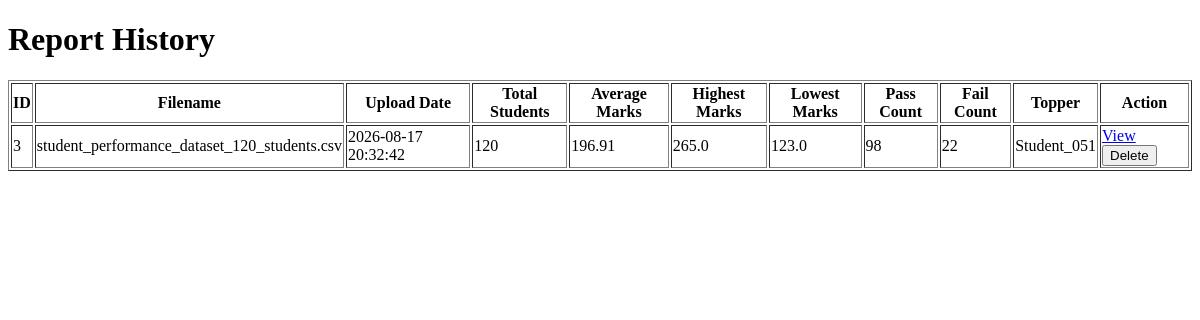
Before: /history with the older database file.
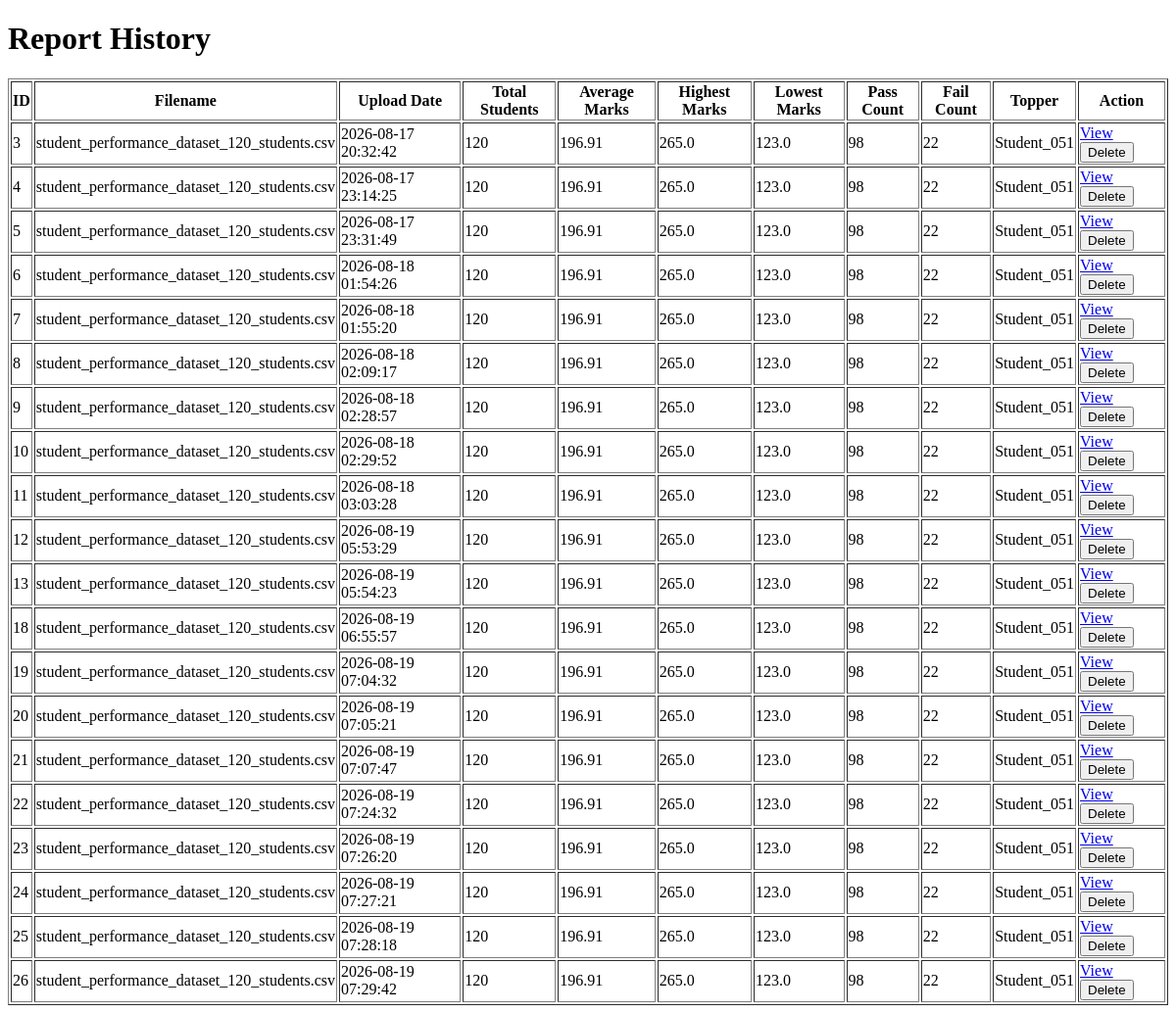
After: the same page with the newer database file.
### tables this page shows
CREATE TABLE reports (
        id INTEGER PRIMARY KEY AUTOINCREMENT,
        filename TEXT NOT NULL,
        upload_date TEXT NOT NULL,
        total_students INTEGER,
        average_marks REAL,
        highest_marks REAL,
        lowest_marks REAL,
        pass_count INTEGER,
        fail_count INTEGER,
        topper TEXT
    );

### app.py (the view)
@app.route("/history")
def report_history():
    reports = get_all_reports()
    return render_template(
        "history.html",
        reports=reports
    )

### database.py (called while the page is built)
def get_connection():
    connection = sqlite3.connect("student_analytics.db")
    connection.row_factory = sqlite3.Row
    return connection

def get_all_reports():
    connection = get_connection()
    cursor = connection.cursor()
    cursor.execute("SELECT * FROM reports")
    reports = cursor.fetchall()
    connection.close()
    return reports

### templates/history.html (shortened to what this page needs)
<!DOCTYPE html>
<html lang="en">
<head>
</head>
<body>
    <h1>Report History</h1>
    {% if reports %}
        <table border="1">
            <thead>
                <tr>
                    <th>ID</th>
                    <th>Filename</th>
                    <th>Upload Date</th>
                    <th>Total Students</th>
                    <th>Average Marks</th>
                    <th>Highest Marks</th>
                    <th>Lowest Marks</th>
                    <th>Pass Count</th>
                    <th>Fail Count</th>
                    <th>Topper</th>
                    <th>Action</th>
                </tr>
            </thead>
            <tbody>
                {% for report in reports %}
                    <tr>
                        <td>{{ report["id"] }}</td>
                        <td>{{ report["filename"] }}</td>
                        <td>{{ report["upload_date"] }}</td>
                        <td>{{ report["total_students"] }}</td>
                        <td>{{ report["average_marks"] }}</td>
                        <td>{{ report["highest_marks"] }}</td>
                        <td>{{ report["lowest_marks"] }}</td>
                        <td>{{ report["pass_count"] }}</td>
                        <td>{{ report["fail_count"] }}</td>
                        <td>{{ report["topper"] }}</td>
                        <td>
                            <a href="/history/{{ report['id'] }}">
                                View
                            </a>
                            <form
                                action="/history/delete/{{ report['id'] }}"
                                method="POST"
                                style="display: inline;"
                            >
                                <button type="submit">
                                    Delete
                                </button>
                            </form>
                        </td>
                    </tr>
                {% endfor %}
            </tbody>
        </table>
    {% else %}
        <p>No reports available.</p>
    {% endif %}
</body>
</html>

Changed rows visible on the page:
added reports: id "4", filename "student_performance_dataset_120_students.csv", upload_date "2026-08-17 23:14:25", total_students "120", average_marks "196.91", highest_marks "265.0", lowest_marks "123.0", pass_count "98", fail_count "22", topper "Student_051"
added reports: id "5", filename "student_performance_dataset_120_students.csv", upload_date "2026-08-17 23:31:49", total_students "120", average_marks "196.91", highest_marks "265.0", lowest_marks "123.0", pass_count "98", fail_count "22", topper "Student_051"
added reports: id "6", filename "student_performance_dataset_120_students.csv", upload_date "2026-08-18 01:54:26", total_students "120", average_marks "196.91", highest_marks "265.0", lowest_marks "123.0", pass_count "98", fail_count "22", topper "Student_051"
added reports: id "7", filename "student_performance_dataset_120_students.csv", upload_date "2026-08-18 01:55:20", total_students "120", average_marks "196.91", highest_marks "265.0", lowest_marks "123.0", pass_count "98", fail_count "22", topper "Student_051"
added reports: id "8", filename "student_performance_dataset_120_students.csv", upload_date "2026-08-18 02:09:17", total_students "120", average_marks "196.91", highest_marks "265.0", lowest_marks "123.0", pass_count "98", fail_count "22", topper "Student_051"
added reports: id "9", filename "student_performance_dataset_120_students.csv", upload_date "2026-08-18 02:28:57", total_students "120", average_marks "196.91", highest_marks "265.0", lowest_marks "123.0", pass_count "98", fail_count "22", topper "Student_051"
added reports: id "10", filename "student_performance_dataset_120_students.csv", upload_date "2026-08-18 02:29:52", total_students "120", average_marks "196.91", highest_marks "265.0", lowest_marks "123.0", pass_count "98", fail_count "22", topper "Student_051"
added reports: id "11", filename "student_performance_dataset_120_students.csv", upload_date "2026-08-18 03:03:28", total_students "120", average_marks "196.91", highest_marks "265.0", lowest_marks "123.0", pass_count "98", fail_count "22", topper "Student_051"
added reports: id "12", filename "student_performance_dataset_120_students.csv", upload_date "2026-08-19 05:53:29", total_students "120", average_marks "196.91", highest_marks "265.0", lowest_marks "123.0", pass_count "98", fail_count "22", topper "Student_051"
added reports: id "13", filename "student_performance_dataset_120_students.csv", upload_date "2026-08-19 05:54:23", total_students "120", average_marks "196.91", highest_marks "265.0", lowest_marks "123.0", pass_count "98", fail_count "22", topper "Student_051"
added reports: id "18", filename "student_performance_dataset_120_students.csv", upload_date "2026-08-19 06:55:57", total_students "120", average_marks "196.91", highest_marks "265.0", lowest_marks "123.0", pass_count "98", fail_count "22", topper "Student_051"
added reports: id "19", filename "student_performance_dataset_120_students.csv", upload_date "2026-08-19 07:04:32", total_students "120", average_marks "196.91", highest_marks "265.0", lowest_marks "123.0", pass_count "98", fail_count "22", topper "Student_051"
added reports: id "20", filename "student_performance_dataset_120_students.csv", upload_date "2026-08-19 07:05:21", total_students "120", average_marks "196.91", highest_marks "265.0", lowest_marks "123.0", pass_count "98", fail_count "22", topper "Student_051"
added reports: id "21", filename "student_performance_dataset_120_students.csv", upload_date "2026-08-19 07:07:47", total_students "120", average_marks "196.91", highest_marks "265.0", lowest_marks "123.0", pass_count "98", fail_count "22", topper "Student_051"
added reports: id "22", filename "student_performance_dataset_120_students.csv", upload_date "2026-08-19 07:24:32", total_students "120", average_marks "196.91", highest_marks "265.0", lowest_marks "123.0", pass_count "98", fail_count "22", topper "Student_051"
added reports: id "23", filename "student_performance_dataset_120_students.csv", upload_date "2026-08-19 07:26:20", total_students "120", average_marks "196.91", highest_marks "265.0", lowest_marks "123.0", pass_count "98", fail_count "22", topper "Student_051"
added reports: id "24", filename "student_performance_dataset_120_students.csv", upload_date "2026-08-19 07:27:21", total_students "120", average_marks "196.91", highest_marks "265.0", lowest_marks "123.0", pass_count "98", fail_count "22", topper "Student_051"
added reports: id "25", filename "student_performance_dataset_120_students.csv", upload_date "2026-08-19 07:28:18", total_students "120", average_marks "196.91", highest_marks "265.0", lowest_marks "123.0", pass_count "98", fail_count "22", topper "Student_051"
added reports: id "26", filename "student_performance_dataset_120_students.csv", upload_date "2026-08-19 07:29:42", total_students "120", average_marks "196.91", highest_marks "265.0", lowest_marks "123.0", pass_count "98", fail_count "22", topper "Student_051"
